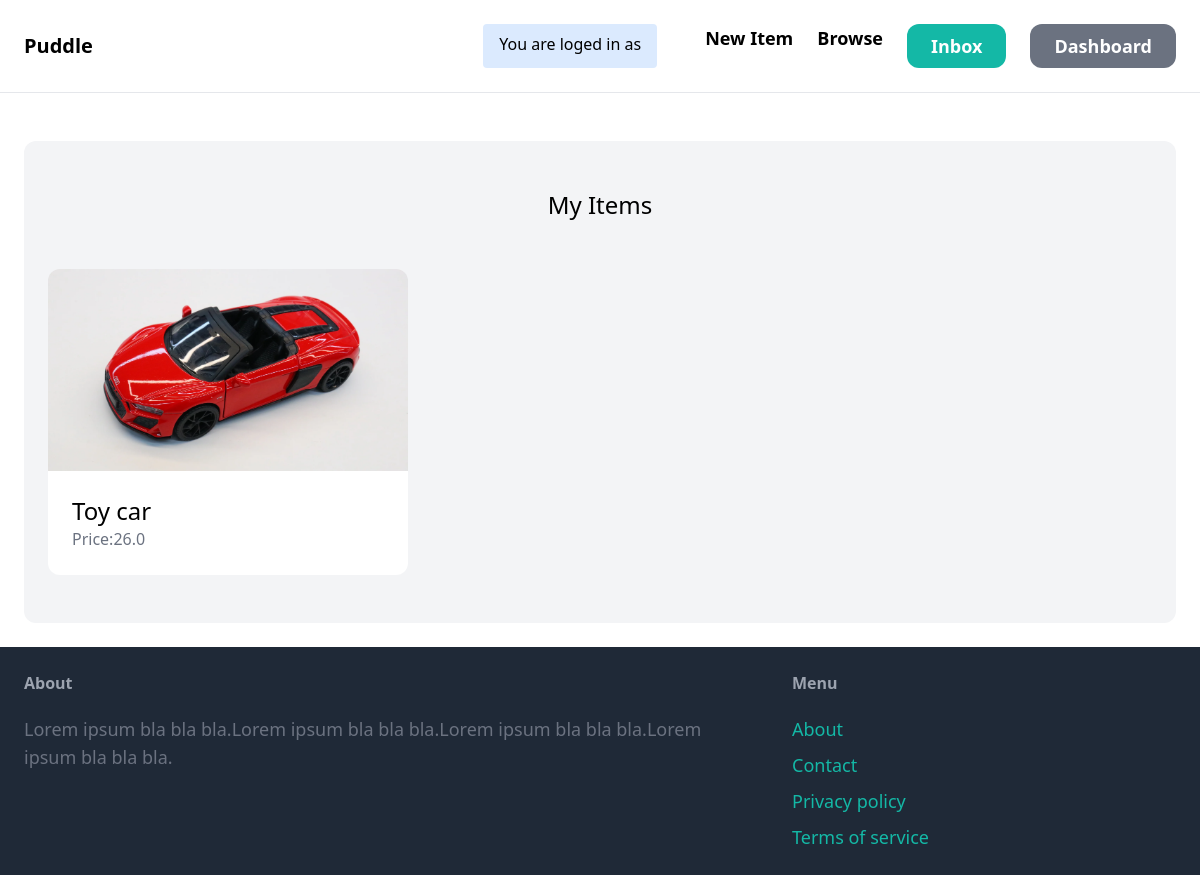
Page /dashboard/ (signed in) on the earlier database version.
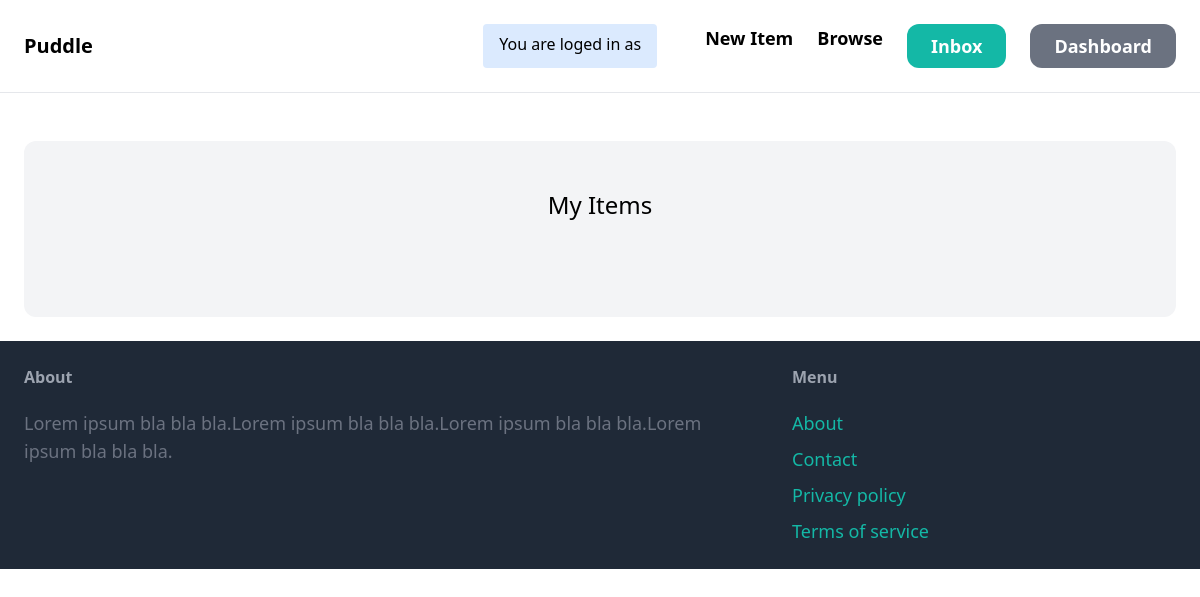
Same page on the later database version.
### item/models.py (models this page shows, shortened)
class Item(models.Model):
    category = models.ForeignKey(Category, related_name='items', on_delete=models.CASCADE)
    name = models.CharField(max_length=255)
    description = models.TextField(blank=True, null=True)
    price = models.FloatField()
    image = models.ImageField(upload_to='item_images', blank=True, null=True)
    is_sold = models.BooleanField(default=False)
    created_by = models.ForeignKey(User, related_name='items', on_delete=models.CASCADE)
    created_at = models.DateTimeField(auto_now_add=True)

### dashboard/views.py (the view)
# urls.py: path('', views.index, name='index'),
@login_required
def index(request):
    items = Item.objects.filter(created_by=request.user)
    return render(request, 'dashboard/index.html', {
        'items': items
    })

### dashboard/templates/dashboard/index.html (shortened to what this page needs)
{% extends 'core/base.html' %}
{% block content %}
    <div class="mt-6 px-6 py-12 bg-gray-100 rounded-xl">
        <h2 class="mb-12 text-2xl text-center">My Items</h2>
        <div class="grid grid-cols-3 gap-3">
            {% for item in items %}
                <div>
                    <a href="{% url 'item:detail' item.id %}">
                        <div>
                            <img src="{{item.image.url}}" class="rounded-t-xl">
                        </div>
                        <div class="p-6 bg-white rounded-b-xl">
                            <h2 class="text-2xl">{{item.name}}</h2>
                            <p class="text-gray-500">Price:{{item.price}}</p>
                        </div>
                    </a>
                </div>
            {% endfor %}
        </div>
    </div>
{% endblock %}

### core/templates/core/base.html (shortened to what this page needs)
<!doctype html>
<html>
    <head>
        <script src="https://cdn.tailwindcss.com"></script>
    </head>
    <body>
        <nav class="px-6 py-6 flex justify-between items-center border-b border-gray-200">
            <a href="/" class="text-xl font-semibold">Puddle</a>
            <div class="space-x-6 flex">
                <p class="mr-6 py-2 px-4 bg-blue-100 rounded">You are loged in as <strong>{{username}}</strong></p>
                <a href="{% url 'item:new' %}" class="text-lg font-semibold hover:text-gray-500">New Item</a>
                <a href="{% url 'item:items' %}" class="text-lg font-semibold hover:text-gray-500">Browse</a>
                {% if request.user.is_authenticated %}
                <a href="{% url 'conversation:inbox' %}" class="px-6 py-2 text-lg font-semibold bg-teal-500 text-white rounded-xl hover:bg-teal-700">Inbox</a>
                <a href="{% url 'dashboard:index' %}" class="px-6 py-2 text-lg font-semibold bg-gray-500 text-white rounded-xl hover:bg-gray-700">Dashboard</a>
                {% else %}
                <a href="{% url 'core:signup' %}" class="px-6 py-3 text-lg font-semibold bg-teal-500 text-white rounded-xl hover:bg-teal-700">Sign up</a>
                <a href="{% url 'core:login' %}" class="px-6 py-3 text-lg font-semibold bg-gray-500 text-white rounded-xl hover:bg-gray-700">Log in</a>
                {% endif %}
            </div>
        </nav>
        <div class="px-6 py-6">
            {% block content %}
            {% endblock %}
        </div>
        <footer class="px-6 py-6 flex justify-between bg-gray-800">
            <div class="w-2/3 pr-10">
                <h3 class="mb-5 font-semibold text-gray-400">About</h3>
                <p class="text-lg text-gray-500">Lorem ipsum bla bla bla.Lorem ipsum bla bla bla.Lorem ipsum bla bla bla.Lorem ipsum bla bla bla.</p>
            </div>
            <div class="w-1/3">
                <h3 class="mb-5 font-semibold text-gray-400">Menu</h3>
                <ul class="space-y-2">
                    <li><a href="#" class="text-lg text-teal-500 hover:text-teal-700">About</a></li>
                    <li><a href="{% url 'core:contact' %}" class="text-lg text-teal-500 hover:text-teal-700">Contact</a></li>
                    <li><a href="#" class="text-lg text-teal-500 hover:text-teal-700">Privacy policy</a></li>
                    <li><a href="#" class="text-lg text-teal-500 hover:text-teal-700">Terms of service</a></li>
                </ul>
            </div>
        </footer>
    </body>
</html>

Differences in the rows shown:
removed Item: image (picture), name "Toy car", price "26.0"
